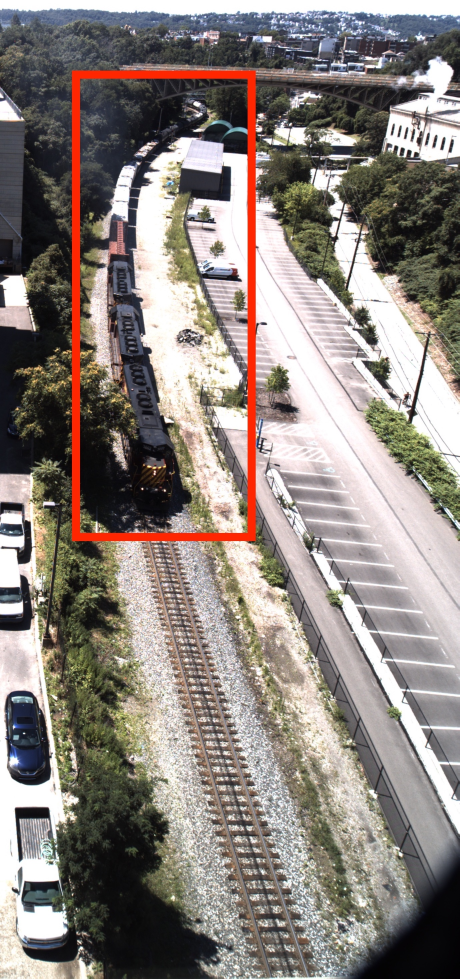
#> input picture pre-2018-Spring/output/train-example.jpg, 1378 x 2935 px, given in place of train-resized-example.png, which was not available (shown at 1/3 size)
$ jupyter execute --allow-errors visualize.ipynb   (shell and % lines are left out)
#> lines starting #> are read from the running program, lines starting #| are printed output that depends on the picture; pictures that were not available may be replaced by others from this repository, and a replacement may not be noted
[cell 1]
import pprint as pp
import sys
import matplotlib
import numpy as np
from PIL import Image
sys.path.append("../scripts/util")
import plot_util
from matplotlib.pyplot import text
from matplotlib.markers import *
import matplotlib.pyplot as plt
import matplotlib

import seaborn as sns
sns.set()
sns.set_style("white")

[cell 2]
def visualize_deployment(files, objects, plot_dir):
#> called with plot_dir = '../plots/deploy'
    start = 50
    markerstyle = dict(linestyle=':', markersize=10) # color='cornflowerblue',
#     settings = {'marker_hit': 6, 'marker_miss': 7, 'y_hit_m': .08, 'y_hit_c': .015, 'line': True}
#     settings = {'marker_hit': '^', 'marker_miss': 'v', 'y_hit_m': .08, 'y_hit_c': .015, 'line': True}
    settings = {'marker_hit': u'$\u2191$', 'marker_miss': 'v', 'y_hit_m': .08, 'y_hit_c': -.008, 'y_miss_c': .015, 'line': True}
#     settings = {'marker_hit': u'$\u2191$', 'marker_miss': u'$\u2193$', 'y_hit_m': .08, 'y_hit_c': -.008, 'y_miss_c': .016, 'line': True}

#     settings = {'marker_hit': '.', 'marker_miss': 'x', 'y_hit_m': .08, 'y_hit_c': .03, 'line': False}
    #end = 114
    _, ax = plt.subplots(1)

    for i, (csv_file, obj) in enumerate(zip(files, objects)):
        xs1 = []
        xs2 = []
        ys1 = []
        ys2 = []
        with open(csv_file) as f:
            for line in f:
                vals = line.split(',')
                frame_id = int(vals[0])
                is_analyzed = int(vals[1])
                if is_analyzed == -1 or frame_id <= start:
                    continue
                if is_analyzed == 1:
                    xs1.append(frame_id)
                    ys1.append(i * settings['y_hit_m'] + settings['y_hit_c'])
                else:
                    xs2.append(frame_id)
                    ys2.append(i * settings['y_hit_m'] + settings['y_miss_c'])
        plt.scatter(xs1, ys1,
                    label=obj["label"] + " hit",
                    color=obj["color"],
                    s=70,
#                     facecolors='none',
#                     edgecolors=obj["color"],
                    marker=settings['marker_hit'])
        # Use up and down arrow for hit/miss
        if settings['line']:
            plt.axhline(y=i*settings['y_hit_m']+0.003, linestyle="--", color=obj["color"])
        plt.scatter(xs2, ys2,
                    label=obj["label"] + " miss",
                    color=obj["color"],
                    s=70,
                    marker=settings['marker_miss']),

    train_front = 114
    plt.axvline(x= train_front, linestyle="--", color="black", alpha=0.8)
    plot_file = plot_dir + "/deploy-time-series.pdf"
    plt.title("Train detector with 9 apps", fontsize=20)

    plt.annotate("Train front",
                 xy=(train_front, -.1),
                 xytext=(-84, 12),
                 xycoords='data',
                 fontsize=15,
                 textcoords='offset points',
                 arrowprops=dict(arrowstyle="->"))

    im = Image.open("../output/train-example.jpg")
    im.thumbnail((100, 100))
    plt.figimage(im, xo=40, yo=52, zorder=1)


    plt.xlim(start, max(xs1))
    plt.ylim(-.3, .15)
    plt.xlabel(u"Time (frames) →", fontsize=20)
    plt.xticks()
#     plt.tick_params(axis='x', which='both', bottom='off', top='off', labelbottom='off')
    plt.tick_params(axis='y', which='both', left='off', top='off', labelleft='off')
    handles, labels = ax.get_legend_handles_labels()
    # Fix legend order to match line order.
    plt.legend(handles[::-1], labels[::-1], loc=4, fontsize=15, ncol=1, frameon=False)
    plt.savefig(plot_file)

# Data created by mainstream analyze_deployment
# Format: frame_id, is_analyzed
f0 = "../output/streamer/deploy/train/train2-10apps-nosharing"
f1 = "../output/streamer/deploy/train/train2-10apps-mainstream"
f2 = "../output/streamer/deploy/train/train2-10apps-maxsharing"
plot_dir = "../plots/deploy"
files = [f0, f1]
objs = [plot_util.NO_SHARING, plot_util.MAINSTREAM]
#> (the rest of this cell did not finish here and is left out)

[cell 3]
plt.figure()
im = Image.open("../output/train-resized-example.png")
#> im is the input picture: PIL image 1378x2935 RGB; mean R, G, B 139.5, 130.9, 125.2
im.thumbnail((100, 100))
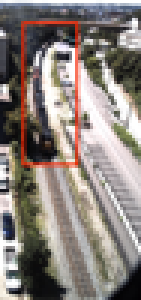
#> im: PIL image 47x100 RGB (shown 3 times larger); mean R, G, B 139.4, 130.8, 125.1
plt.figimage(im, xo=10, yo=10, zorder=1, origin='lower')
plt.savefig("asd.pdf", dpi=300)
# plt.show()

[cell 4]
from six import iteritems
import numpy as np
import matplotlib.pyplot as plt
from matplotlib.lines import Line2D


points = np.ones(3)  # Draw 3 points for each line
text_style = dict(horizontalalignment='right', verticalalignment='center',
                  fontsize=12, fontdict={'family': 'monospace'})
marker_style = dict(linestyle=':', color='cornflowerblue', markersize=10)


def format_axes(ax):
    ax.margins(0.2)
    ax.set_axis_off()


def nice_repr(text):
    return repr(text).lstrip('u')


def split_list(a_list):
    i_half = len(a_list) // 2
    return (a_list[:i_half], a_list[i_half:])


# Plot all un-filled markers
# --------------------------

fig, axes = plt.subplots(ncols=2)

# Filter out filled markers and marker settings that do nothing.
# We use iteritems from six to make sure that we get an iterator
# in both python 2 and 3
unfilled_markers = [m for m, func in iteritems(Line2D.markers)
                    if func != 'nothing' and m not in Line2D.filled_markers]
# Reverse-sort for pretty. We use our own sort key which is essentially
# a python3 compatible reimplementation of python2 sort.
unfilled_markers = sorted(unfilled_markers,
                          key=lambda x: (str(type(x)), str(x)))[::-1]
for ax, markers in zip(axes, split_list(unfilled_markers)):
    for y, marker in enumerate(markers):
        print(marker, marker_style)
        ax.text(-0.5, y, nice_repr(marker), **text_style)
        ax.plot(y * points, marker=marker, **marker_style)
        format_axes(ax)
fig.suptitle('un-filled markers', fontsize=14)


# Plot all filled markers.
# ------------------------

fig, axes = plt.subplots(ncols=2)
for ax, markers in zip(axes, split_list(Line2D.filled_markers)):
    for y, marker in enumerate(markers):
        ax.text(-0.5, y, nice_repr(marker), **text_style)
        ax.plot(y * points, marker=marker, **marker_style)
        format_axes(ax)
fig.suptitle('filled markers', fontsize=14)

plt.show()
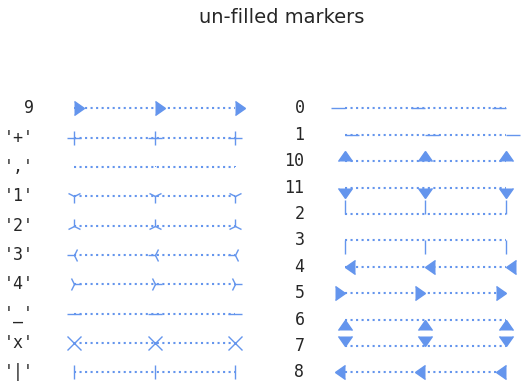
#> figure drawn by matplotlib, 2 panels
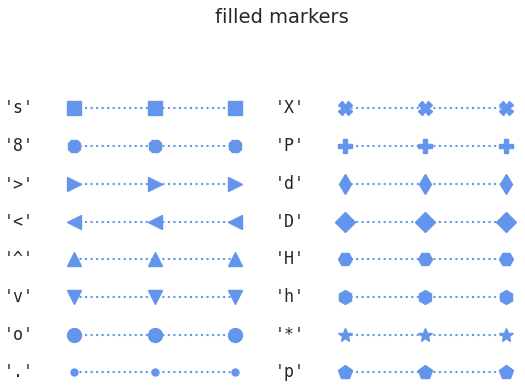
#> figure drawn by matplotlib, 2 panels
